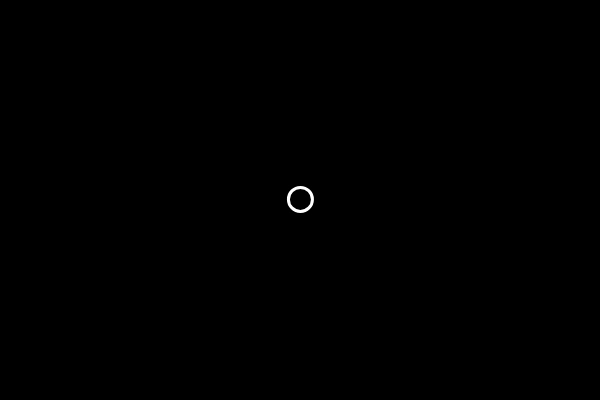
Frame 1 (no input)
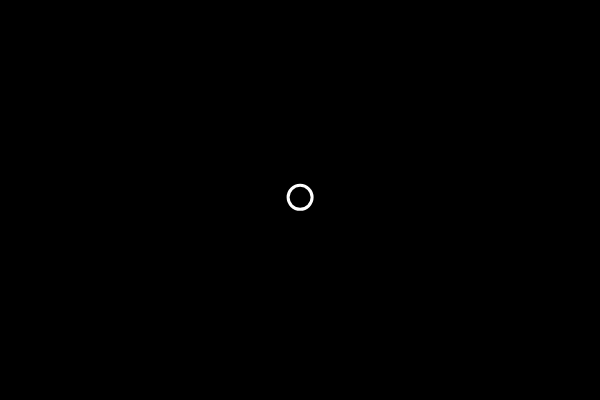
Frame 60 (no input)
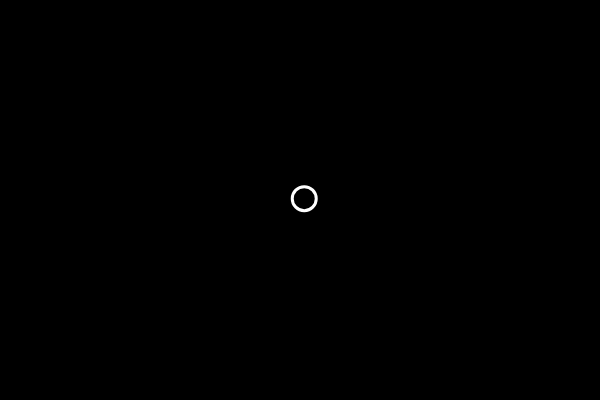
Frame 120 (the mouse pressed at the canvas centre since frame 60)

The p5.js sketch that drew these frames (run headless with seeded random() and noise() and a simulated clock; from frame 60 on, the mouse is pressed at the canvas centre):

// p5.js sketch
// ── sketch.js
var bubble = {
  x: 300,   
  y: 200, 
  
  move: function(){
    this.x += random(-1, 1);
    this.y += random(-1, 1);
  }, 
  
  display: function() {
    stroke(255);
    strokeWeight(3);
    noFill();
    ellipse(this.x, this.y, 24, 24);
  }
};

function setup() {
  createCanvas(600, 400);
}

function draw() {
  background(0);
  bubble.move();
  bubble.display();
}
